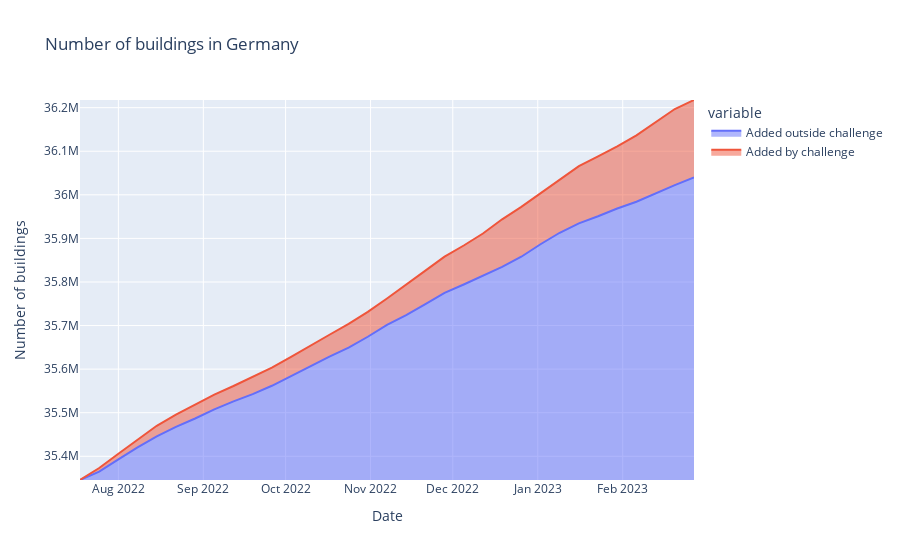

Write notebook code for a chart like this one.
### Code cell
y_minmax = (building_stats['without_challenge'].min(), building_stats['buildings'].max())
fig = px.area(building_stats.rename(columns={
            "without_challenge": "Added outside challenge",
            "challenge": "Added by challenge",
        }), building_stats.index, y=["Added outside challenge", "Added by challenge"], range_y=y_minmax,
        title="Number of buildings in Germany", labels={
            "x": "Date",
            "value": "Number of buildings"
        })
fig.show()

### Figure 1 — Plotly figure (JSON) as saved in the notebook; plotly's stock layout.template omitted (floating-point values rounded to 4 significant figures)
{"data": [{"fillpattern": {"shape": ""}, "hovertemplate": "variable=Added outside challenge<br>Date=%{x}<br>Number of buildings=%{y}<extra></extra>", "legendgroup": "Added outside challenge", "line": {"color": "#636efa"}, "marker": {"symbol": "circle"}, "mode": "lines", "name": "Added outside challenge", "orientation": "v", "showlegend": true, "stackgroup": "1", "type": "scatter", "x": ["2022-07-18T00:00:00+00:00", "2022-07-25T00:00:00+00:00", "2022-08-01T00:00:00+00:00", "2022-08-08T00:00:00+00:00", "2022-08-15T00:00:00+00:00", "2022-08-22T00:00:00+00:00", "2022-08-29T00:00:00+00:00", "2022-09-05T00:00:00+00:00", "2022-09-12T00:00:00+00:00", "2022-09-19T00:00:00+00:00", "2022-09-26T00:00:00+00:00", "2022-10-03T00:00:00+00:00", "2022-10-10T00:00:00+00:00", "2022-10-17T00:00:00+00:00", "2022-10-24T00:00:00+00:00", "2022-10-31T00:00:00+00:00", "2022-11-07T00:00:00+00:00", "2022-11-14T00:00:00+00:00", "2022-11-21T00:00:00+00:00", "2022-11-28T00:00:00+00:00", "2022-12-05T00:00:00+00:00", "2022-12-12T00:00:00+00:00", "2022-12-19T00:00:00+00:00", "2022-12-26T00:00:00+00:00", "2023-01-02T00:00:00+00:00", "2023-01-09T00:00:00+00:00", "2023-01-16T00:00:00+00:00", "2023-01-23T00:00:00+00:00", "2023-01-30T00:00:00+00:00", "2023-02-06T00:00:00+00:00", "2023-02-13T00:00:00+00:00", "2023-02-20T00:00:00+00:00", "2023-02-27T00:00:00+00:00"], "xaxis": "x", "y": [35345594, 35364876, 35392956, 35420420, 35445715, 35467602, 35486755, 35507759, 35525965, 35542799, 35561819, 35584406, 35606974, 35628805, 35649572, 35674308, 35701694, 35723978, 35749261, 35774985, 35794207, 35814584, 35834559, 35857951, 35886560, 35912938, 35934637, 35950891, 35968474, 35984102, 36004035, 36022128, 36039684], "yaxis": "y"}, {"fillpattern": {"shape": ""}, "hovertemplate": "variable=Added by challenge<br>Date=%{x}<br>Number of buildings=%{y}<extra></extra>", "legendgroup": "Added by challenge", "line": {"color": "#EF553B"}, "marker": {"symbol": "circle"}, "mode": "lines", "name": "Added by challenge", "orientation": "v", "showlegend": true, "stackgroup": "1", "type": "scatter", "x": ["2022-07-18T00:00:00+00:00", "2022-07-25T00:00:00+00:00", "2022-08-01T00:00:00+00:00", "2022-08-08T00:00:00+00:00", "2022-08-15T00:00:00+00:00", "2022-08-22T00:00:00+00:00", "2022-08-29T00:00:00+00:00", "2022-09-05T00:00:00+00:00", "2022-09-12T00:00:00+00:00", "2022-09-19T00:00:00+00:00", "2022-09-26T00:00:00+00:00", "2022-10-03T00:00:00+00:00", "2022-10-10T00:00:00+00:00", "2022-10-17T00:00:00+00:00", "2022-10-24T00:00:00+00:00", "2022-10-31T00:00:00+00:00", "2022-11-07T00:00:00+00:00", "2022-11-14T00:00:00+00:00", "2022-11-21T00:00:00+00:00", "2022-11-28T00:00:00+00:00", "2022-12-05T00:00:00+00:00", "2022-12-12T00:00:00+00:00", "2022-12-19T00:00:00+00:00", "2022-12-26T00:00:00+00:00", "2023-01-02T00:00:00+00:00", "2023-01-09T00:00:00+00:00", "2023-01-16T00:00:00+00:00", "2023-01-23T00:00:00+00:00", "2023-01-30T00:00:00+00:00", "2023-02-06T00:00:00+00:00", "2023-02-13T00:00:00+00:00", "2023-02-20T00:00:00+00:00", "2023-02-27T00:00:00+00:00"], "xaxis": "x", "y": [262, 8216, 12750, 16960, 24279, 27819, 31348, 33843, 35301, 40009, 41476, 43741, 47505, 50083, 54144, 56970, 60325, 69329, 76819, 83298, 89488, 96557, 109292, 114306, 116573, 123024, 131322, 137235, 142731, 152240, 162925, 174776, 177891], "yaxis": "y"}], "layout": {"legend": {"title": {"text": "variable"}, "tracegroupgap": 0}, "title": {"text": "Number of buildings in Germany"}, "xaxis": {"anchor": "y", "domain": [0, 1], "title": {"text": "Date"}}, "yaxis": {"anchor": "x", "domain": [0, 1], "range": [35345594, 36217575], "title": {"text": "Number of buildings"}}}}
